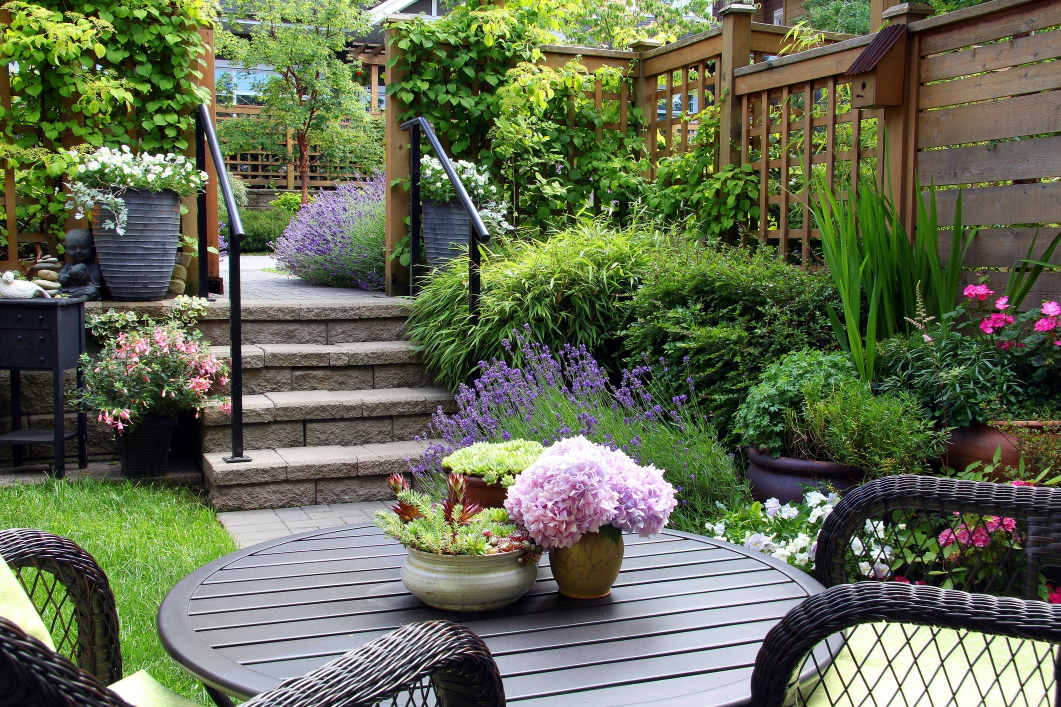
#> input picture denoised_garden.jpg, 2121 x 1414 px (shown at 1/2 size); its folder holds only this picture in this run
$ python -i core.py   (imports and definitions only)
#> lines starting #> are read from the running program, lines starting #| are printed output that depends on the picture
import os
import tkinter as tk
from tkinter import font
import platform
import ctypes
import threading
import time
import subprocess
import tempfile
import imageio

import cv2
import numpy as np
import blend_modes
from skimage import exposure


# Set DPI
# [13 lines not run here, left out]


# [28 lines left out: functions create_lineart, toggle_automation, not called in this run]


def watercolorize(filepath):

    # For Unicode filepaths do not use cv2.imread
#> called with filepath = 'denoised_garden.jpg'
    input_image = imageio.imread(filepath)
#> input_image is the input picture: shape (1414, 2121, 3); mean R, G, B 100, 107.6, 81.8
    original_image = cv2.cvtColor(input_image, cv2.COLOR_RGB2BGR)
    row_count, column_count, _ = original_image.shape
#> row_count = 1414; column_count = 2121

    if not is_unlimited.get():
        if row_count > 1280 and column_count > 1280:
            if row_count > column_count:
                size = (int(column_count * (1280 / row_count)), 1280)
            else:
                size = (1280, int(row_count * (1280 / column_count)))
        elif row_count > 1280:
            size = (int(column_count * (1280 / row_count)), 1280)
        elif column_count > 1280:
            size = (1280, int(row_count * (1280 / column_count)))
        original_image = cv2.resize(original_image, size)
        row_count, column_count, _ = original_image.shape

    normal_noise = np.random.rand(row_count, column_count) * 256
    normal_noise[normal_noise < 192] = 0
    normal_noise[normal_noise >= 192] = 255
    normal_noise = normal_noise.astype(np.uint8)
    normal_noise = cv2.cvtColor(normal_noise, cv2.COLOR_GRAY2RGBA).astype(float)

    hsv_image = cv2.cvtColor(original_image, cv2.COLOR_BGR2HSV)
#> hsv_image: shape (1414, 2121, 3); mean H, S, V 62.6, 107.6, 115.9
    _, _, gray_image = cv2.split(hsv_image)
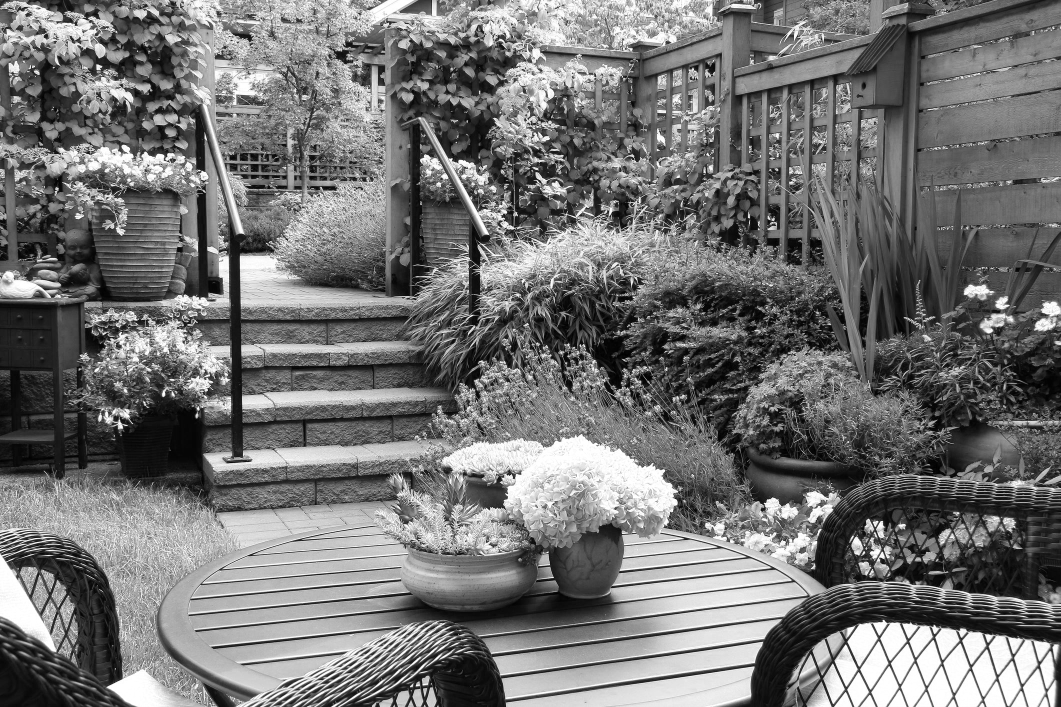
#> gray_image: shape (1414, 2121) (shown at 1/2 size); min 0, max 255, mean 115.9
    noisy_image = cv2.cvtColor(gray_image, cv2.COLOR_GRAY2RGBA).astype(float)
#> noisy_image: shape (1414, 2121, 4) float64; mean H, S, V 115.9, 115.9, 115.9, 255
    noisy_image = blend_modes.hard_light(
#> (the run stopped early here; a loop or call above may not have finished)
